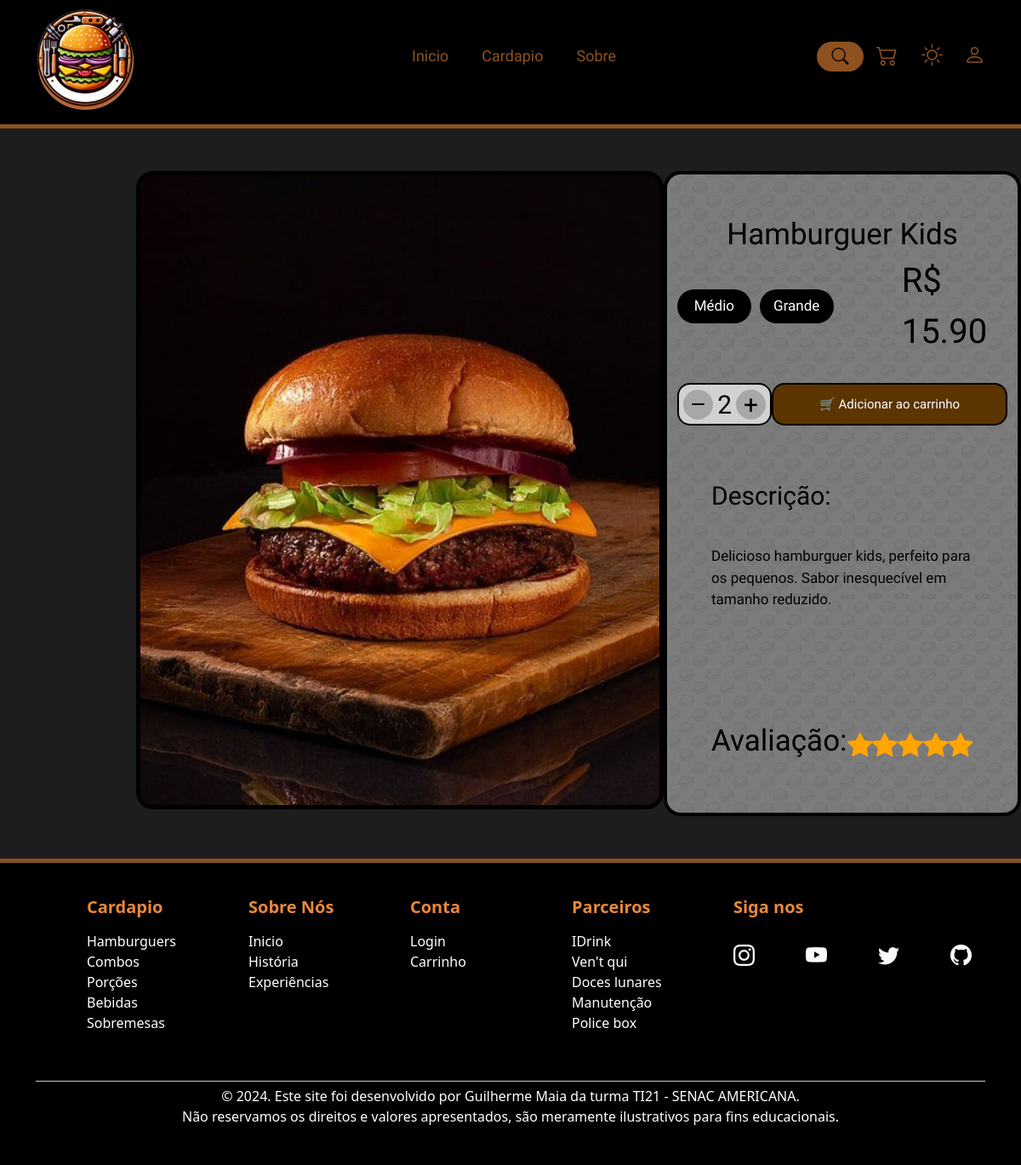
The app's page /click-produto.php?id=1 with its own data.
### tables this page shows
CREATE TABLE tb_produtos (
    id INT AUTO_INCREMENT PRIMARY KEY,
    titulo VARCHAR(150),
    preco DECIMAL(4, 2),
    imagem VARCHAR(200),
    categoria INT,
    descricao VARCHAR(255)
);

### click-produto.php (the view, shortened to what this page needs)
<?php include './includes/header.php' ?>
<?php
class Produto
{
    public function Listar1Produto($id)
    {
        $conn = new PDO("mysql:host=62.72.62.1;dbname=u687609827_gui", "u687609827_gui", "Ou]Q||Jr^7H");
        $query = "SELECT * FROM tb_produtos WHERE id = {$id}";
        $resultado = $conn->query($query)->fetch();
        return $resultado;
    }
}
$produto = new Produto();
if (isset($_GET['id']) && !empty($_GET['id'])) {
    $id = $_GET['id'];
    $dados = $produto->Listar1Produto($id);
}
?>
<section class="body-produto">
    <figcaption><img class="fotinha" alt="foto do produto" src="./assets/img/produtos/<?= $dados['imagem'] ?>"></figcaption>
    <div class="container" id="grid-principal">
        <section class="grid-1">
            <h1 class="titulo-produto"><?= $dados['titulo'] ?></h1>
        </section>
        <section class="grid-2">
            <div id="tamanho">Médio</div>
            <div id="tamanho">Grande</div>
            <p class="preco-produto">R$ <?= $dados['preco'] ?></p>
        </section>
        <section class="grid-3">
            <div id="adicionar">
                <div class="menos">
                    <svg xmlns="http://www.w3.org/2000/svg" width="40" height="30" fill="currentColor" class="bi bi-dash" viewBox="0 0 16 16">
                        <path d="M4 8a.5.5 0 0 1 .5-.5h7a.5.5 0 0 1 0 1h-7A.5.5 0 0 1 4 8" />
                    </svg>
                </div>
                <div class="numero">2</div>
                <div class="mais">+</div>
            </div>
            <div class="addcart">🛒 Adicionar ao carrinho</div>
        </section>
        <div class="grid-4">
            <h2 class="titulo-desc">Descrição:</h2>
            <section class="texto-desc">
                <p><?= $dados['descricao'] ?></p>
            </section>
        </div>
        <div class="grid-5">
            <h3 class="avaliacao-title">Avaliação:</h3>
        </div>
    </div>
</section>
<?php include './includes/footer.php' ?>

### assets/css/menu.css (style rules this page uses)
* { margin: 0; }
h2 { margin-bottom: 0; }
body { transition: 0.5s; background-color: #1d1d1d; }

### assets/css/click-produto.css (style rules this page uses)
.body-produto { color: white; display: flex; margin-top: 50px; margin-bottom: 50px; margin-left: 20vh; }
#grid-principal { border: 4px solid rgb(0, 0, 0); background-image: url(../img/hambsproduto.png); background-color: #7c7c7c; width: 600px; display: grid; grid-template-columns: 1fr 1fr 1fr 1fr 1fr; grid-template-rows: 100px 110px 120px 260px 160px; border-radius: 20px; }
.grid-1 { font-family: 'Croissant One'; color: #000000; display: flex; justify-content: center; align-items: end; grid-column: 1/6; }
.grid-2 { display: flex; align-items: center; justify-content: center; gap: 10px; font-size: 15px; grid-column: 1/6; }
.grid-3 { display: flex; align-items: center; justify-content: space-evenly; font-size: 35px; grid-column: 1/6; grid-row: 3; }
.grid-4 { padding: 30px 40px 0 40px; grid-column: 1/6; grid-row: 4; }
.grid-5 { padding: 0 40px 0 40px; display: flex; align-items: center; justify-content: space-around; grid-column: 1/6; grid-row: 5; }
.fotinha { background-position: center; background-size: cover; border: 5px solid black; border-radius: 5px; width: 620px; height: 750px; border-radius: 20px; }
.titulo-produto { font-size: 35px; }
#tamanho { font-family: 'Croissant One'; display: flex; align-items: center; justify-content: center; background-color: #000000; height: 40px; width: 110px; border-radius: 40px; font-size: 17px; }
.preco-produto { font-family: 'Croissant One'; font-size: 40px; margin-bottom: 0; margin-left: 70px; color: #000000; }
#adicionar { font-family: 'Croissant One'; display: flex; align-items: center; justify-content: space-evenly; background-color: #d1d1d1; border: 2px solid black; height: 50px; width: 140px; border-radius: 15px; font-size: 17px; }
.menos { background-color: #66666666; height: 35px; width: 35px; border-radius: 50%; display: flex; align-items: center; justify-content: center; color: black; cursor: pointer; }
.numero { font-size: 30px; color: #000000; }
.mais { background-color: #66666666; height: 35px; width: 35px; border-radius: 50%; display: flex; font-size: 30px; align-items: center; justify-content: center; color: black; cursor: pointer; }
.addcart { font-family: 'Croissant One'; display: flex; align-items: center; justify-content: space-evenly; background-color: #5c3400; border: 2px solid black; height: 50px; width: 350px; border-radius: 15px; font-size: 15px; cursor: pointer; }
.titulo-desc { font-family: 'Croissant One'; color: #000000; display: flex; justify-content: start; font-size: 30px; }
.texto-desc { font-family: 'Croissant One'; padding-top: 40px; color: #000; font-size: 17px !important; }
.avaliacao-title { font-family: 'Croissant One'; font-size: 35px; color: #000; }

### records on screen
tb_produtos: imagem (picture), titulo "Hamburguer Kids", preco "15.90", descricao "Delicioso hamburguer kids, perfeito para os pequenos. Sabor inesquecível em tamanho reduzido."
